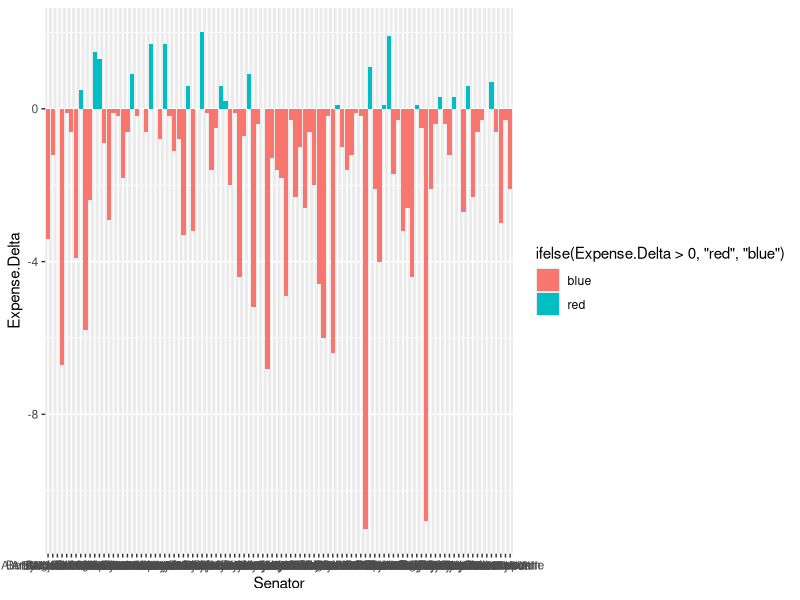
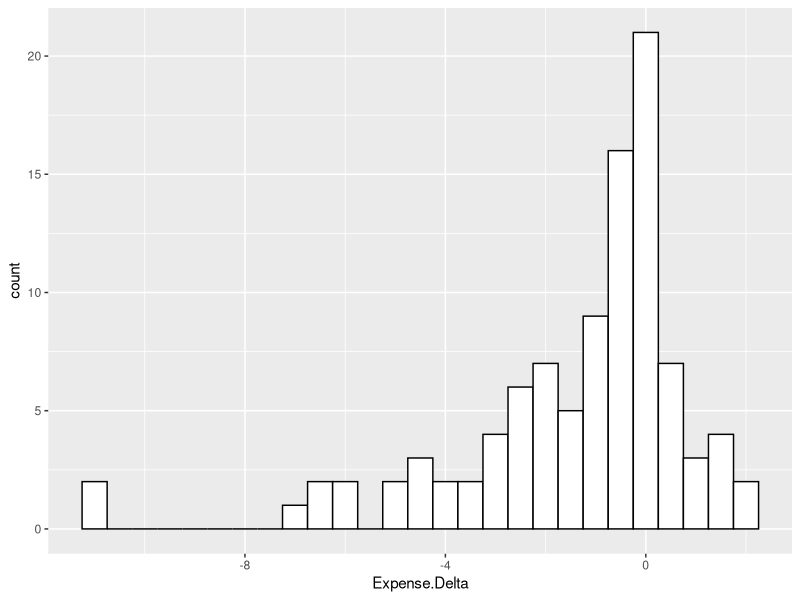
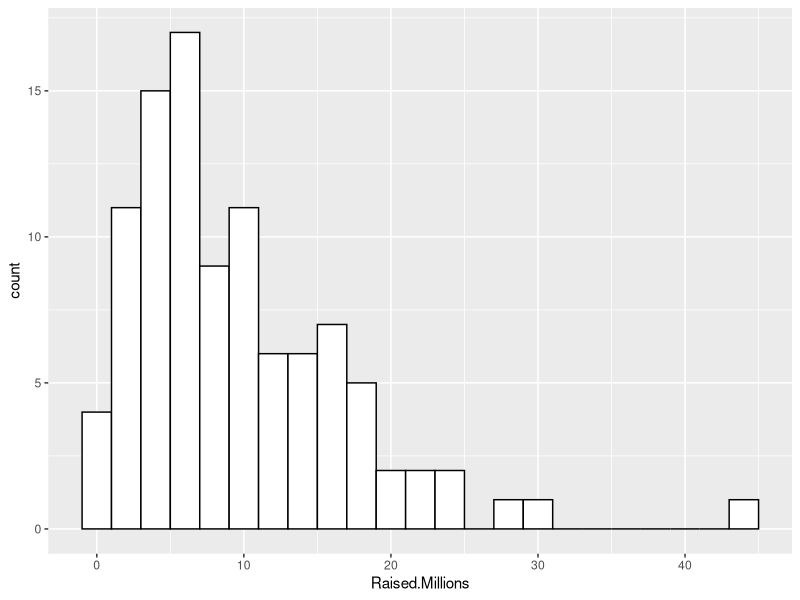
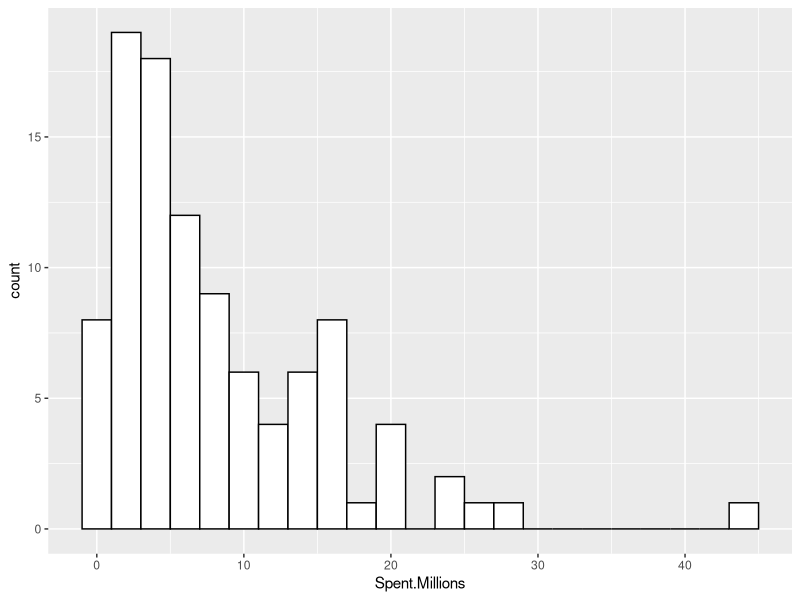
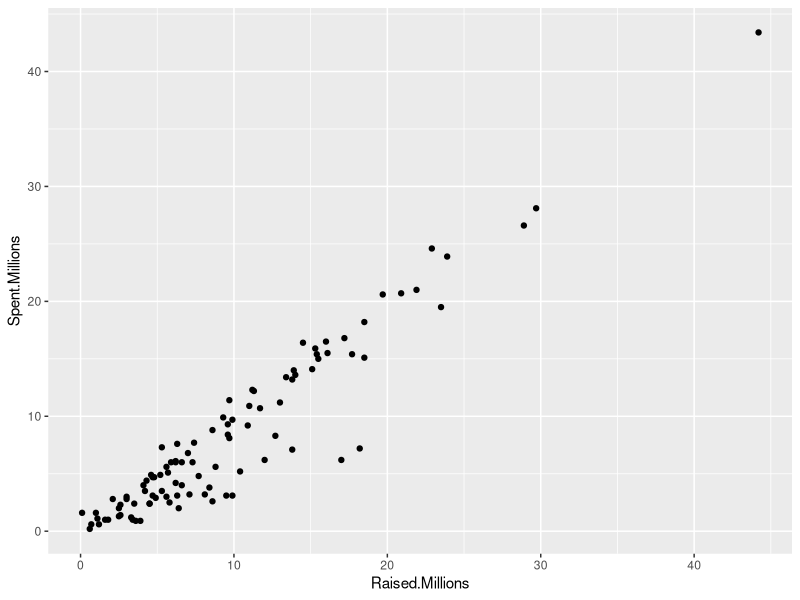
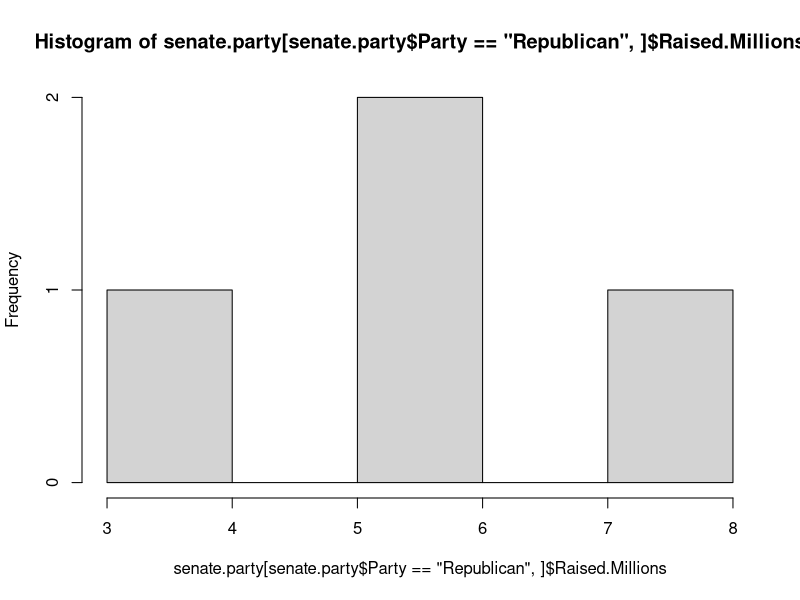

These figures' R source, in order: (Note: this script raises an error after producing the figures.)
getwd()
setwd("W203 Week 9")

senate.data <- read.csv("united_states_senate_2014.csv", header = TRUE)
head(senate.data)
# View(senate.data)
summary(senate.data)

# Study the data and then for each of the questions below, form a hypothesis, 
# choose the appropriate test, run the test, and report your results. 
# (report two-tailed p-values)

# 1. Is there a difference between the amount of money a senator raises 
# and the amount spent?

# H0 : there is no correlation between the amount raised and spent

senate.expense <- senate.data[, c("Senator.Names", 
                                   "Campaign.Money.Raised..millions.of...", 
                                   "Campaign.Money.Spent..millions.of...")]
names(senate.expense) <- c("Senator", "Raised.Millions", "Spent.Millions")
head(senate.expense)

senate.expense$Expense.Delta <- senate.expense$Spent.Millions - senate.expense$Raised.Millions

# create a plot for Raised.Millions vs. Spent.Millions

# plot(x = senate.expense$Raised.Millions, y = senate.expense$Spent.Millions)

library(ggplot2)

ggplot(data = senate.expense, aes(x = Senator, y = Expense.Delta, 
                                  fill = ifelse(Expense.Delta > 0, "red", "blue"))) + 
  geom_bar(stat = "identity", position = position_dodge())

ggplot(data = senate.expense, aes(x = Expense.Delta)) + 
         geom_histogram(colour = "black", fill = "white", binwidth = 0.5)

ggplot(data = senate.expense, aes(x = Raised.Millions)) + 
  geom_histogram(colour = "black", fill = "white", binwidth = 2)

ggplot(data = senate.expense, aes(x = Spent.Millions)) + 
  geom_histogram(colour = "black", fill = "white", binwidth = 2)

expense.plot <- ggplot(data = senate.expense) + 
  geom_point(aes(x = Raised.Millions, y = Spent.Millions))
expense.plot

expense.lm <- lm(senate.expense$Spent.Millions ~ senate.expense$Raised.Millions)
expense.lm

library(car)

names(senate.expense)

leveneTest(senate.expense$Raised.Millions, senate.expense$Senator)

library(reshape2)

senate.long <- melt(senate.expense[, 1:3])

leveneTest(senate.long$value, senate.long$variable)

# Let's use a repeated-measures design because the same Senator 
# Raised and Spent the money
expense.dependent.t.test <- t.test(senate.expense$Raised.Millions, 
                                   senate.expense$Spent.Millions, 
                                   paired = TRUE, 
                                   alternative = "two.sided")
expense.dependent.t.test
# we see from the above that t(99) = 5.99, p < 0.01.
# we can reject the null hypothesis that there is no difference between 
# mean values of Raised.Millions and Spent.Millions
# t > 0 tells us that senators raised more money than they spent


# 2. Do female Democratic senators raise more or less money than 
# female Republican senators?

# our data is in long form
# we will use independent t-test because democratic and republican  
# female senators are different populations 

senate.party <- senate.data[senate.data$"Gender" == "Female", 
                            c("Senator.Names", "Party", 
                              "Campaign.Money.Raised..millions.of...")]
names(senate.party) <- c("Senator", "Party", "Raised.Millions")
head(senate.party)

hist(senate.party[senate.party$Party == "Republican",]$Raised.Millions)

party.independent.t.test <- t.test(Raised.Millions ~ Party, 
                                   data = senate.party, 
                                   paired = FALSE,
                                   alternative = "two.sided")
party.independent.t.test


# we see from the above that t(17.10) = 3.25, p < 0.01.
# we can reject the null hypothesis that there is no difference between 
# the money raised by female democrat and female republican senators
# t > 0 tells us that female democrat senators raised more money than 
# female republican senators

# 3. Do protestant Senators spend more or less money than 
# non-protestant senators?
senate.religion <- senate.data[, c("Senator.Names", "Religion", 
                              "Campaign.Money.Spent..millions.of...")]
names(senate.religion) <- c("Senator", "Religion", "Spent.Millions")
senate.religion$Religion <- ifelse(senate.religion$Religion == "Protestant", 
                                   "Protestant", "Non-Protestant")
head(senate.religion)

religion.independent.t.test <- t.test(Spent.Millions ~ Religion, 
                                      data = senate.religion, 
                                      paired = FALSE, 
                                      alternative = "two.sided")
religion.independent.t.test
# we see from the above that t(97.17) = 1.29, p > 0.05
# we cannot reject the null hypothesis that there is no difference in means of 
# Spent.Millions between Protestant and Non-Protestant senators

